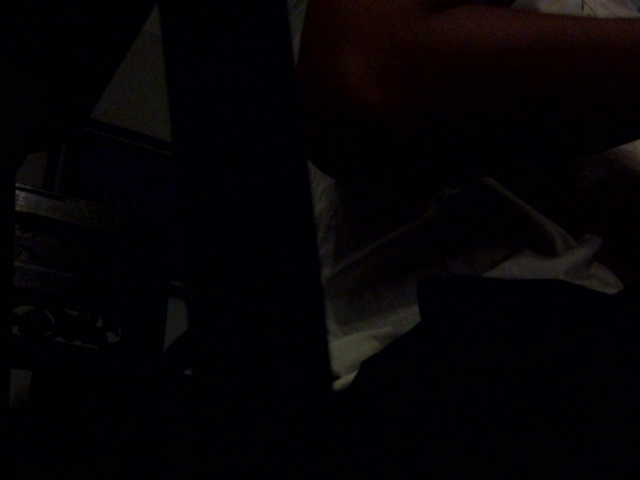
#> input picture hasil_foto_NO_WARMUP_1764799474.jpg, 640 x 480 px, given as the content of the folder ../hasil_foto_NO_WARMUP_1764799474.jpg, which was not available
$ python calib_hsv.py ../hasil_foto_NO_WARMUP_1764799474.jpg
#> lines starting #> are read from the running program, lines starting #| are printed output that depends on the picture; after the words box and inside, x2 and y2 are one past the last pixel; in counts of white or black regions, pixels touching at a corner belong together; pictures that were not available may be replaced by others from this repository, and a replacement may not be noted
#!/usr/bin/env python3
"""scripts/calib_hsv.py — Kalibrasi ambang HSV dari foto buoy asli.

Pemakaian:
  .venv/bin/python scripts/calib_hsv.py data/calib/

Membaca SEMUA gambar di folder (nama bebas, tapi disarankan mengandung
`hijau`/`merah` + `jauh`/`sedang`/`dekat`/`remang`/`terang`), lalu untuk
tiap foto melaporkan:
  - mean value (kecerahan 0..255) & saturasi global,
  - distribusi hue di area tengah (tempat buoy biasanya berada),
  - % piksel yang LOLOS gerbang HSV saat ini vs alternatif longgar.

Output diakhiri REKOMENDASI ambang baru (siap salin ke tuning_params.json).

Tidak butuh YOLO/kamera/Pixhawk — murni OpenCV + numpy.
"""

import glob
import os
import sys

ROOT = os.path.dirname(os.path.dirname(os.path.abspath(__file__)))
sys.path.insert(0, ROOT)

try:
    import cv2
    import numpy as np
except ImportError as e:
    print(f"Butuh opencv + numpy di .venv: {e}")
    sys.exit(1)

from app.detection_validation import (
    RED_HUE_MAX, RED_HUE_MIN2, GREEN_HUE_MIN, GREEN_HUE_MAX, MIN_VALUE,
)


def _stats(path):
    img = cv2.imread(path)
#> img is the input picture: shape (480, 640, 3); mean B, G, R 4.7, 3, 5
    if img is None:
        return None
    hsv = cv2.cvtColor(img, cv2.COLOR_BGR2HSV)
#> hsv: shape (480, 640, 3); mean H, S, V 95, 198, 6.8
    hue, sat, val = hsv[:, :, 0], hsv[:, :, 1], hsv[:, :, 2]
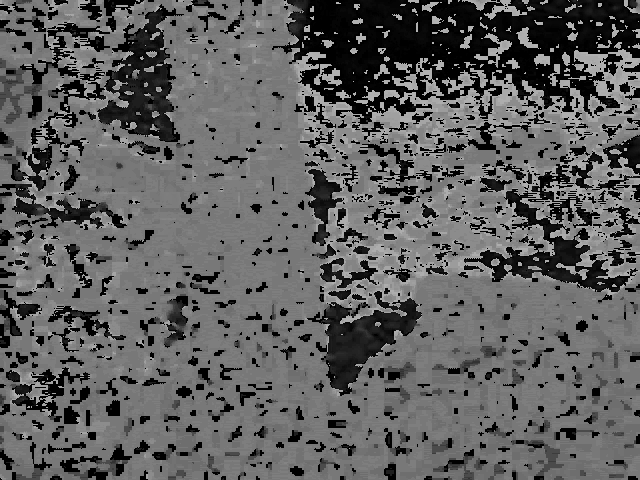
#> hue: shape (480, 640); min 0, max 179, mean 95
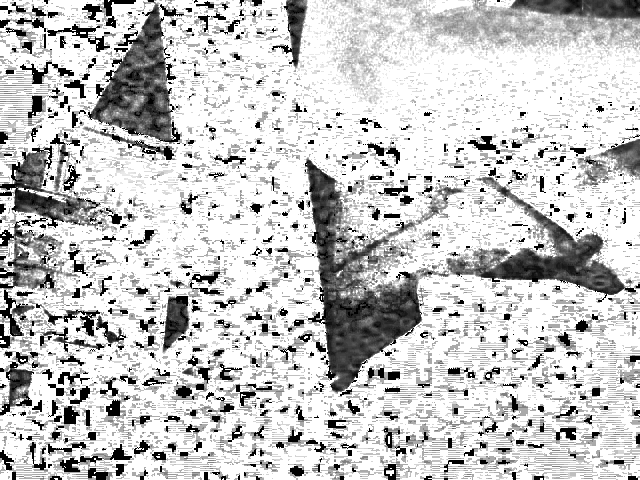
#> sat: shape (480, 640); min 0, max 255, mean 198
    h, w = hue.shape
#> h = 480; w = 640
    # Area tengah (buoy biasanya di tengah frame saat foto kalibrasi).
    cy, cx = h // 2, w // 2
#> cy = 240; cx = 320
    crop = (slice(cy - h // 4, cy + h // 4), slice(cx - w // 4, cx + w // 4))
    ch, cs, cv_ = hue[crop], sat[crop], val[crop]
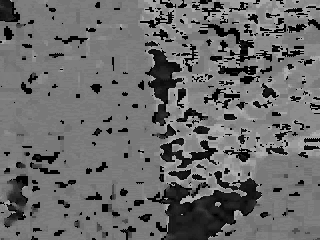
#> ch: shape (240, 320); min 0, max 177, mean 106.8
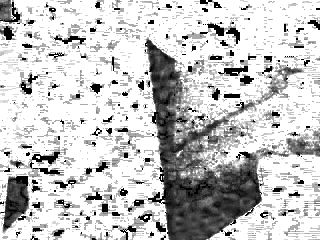
#> cs: shape (240, 320); min 0, max 255, mean 196.3
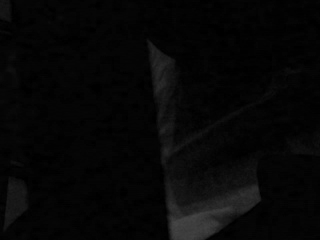
#> cv_: shape (240, 320); min 0, max 71, mean 6.6
    out = {
        "file": os.path.basename(path),
        "mean_v": float(val.mean()),
        "mean_s": float(sat.mean()) / 255.0,
        "center_v": float(cv_.mean()),
        "center_s": float(cs.mean()) / 255.0,
    }
#> out = {'file': 'hasil_foto_NO_WARMUP_1764799474.jpg', 'mean_v': 6.79, 'mean_s': 0.777, 'center_v': 6.65, 'center_s': 0.77}
    # % piksel tengah yang lolos tiap varian gerbang.
    for tag, gmin, gmax in (("hijau_35-85", 35, 85),
                            ("hijau_25-95", 25, 95),
                            ("merah", None, None)):
        if tag == "merah":
            hue_ok = (ch <= RED_HUE_MAX) | (ch >= RED_HUE_MIN2)
        else:
            hue_ok = (ch >= gmin) & (ch <= gmax)
        for smin, vmin in ((0.35, 40), (0.20, 20)):
            mask = hue_ok & (cs >= int(smin * 255)) & (cv_ >= vmin)
            out[f"{tag}_S{smin}_V{vmin}"] = float(mask.mean()) * 100.0
#> this loop made 3 passes
#> pass 1, in _stats, `hue_ok = (ch >= gmin) & (ch <= gmax)`:
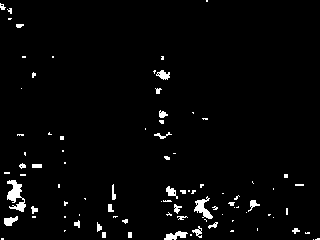
#> hue_ok: shape (240, 320) bool; 2.7% white; 89 white regions (60 under 20 px), largest, box (x1, y1, x2, y2) and area: (7, 180, 26, 212) 313, (194, 196, 213, 219) 189, (164, 231, 188, 240) 124
#> pass 3, in _stats, `hue_ok = (ch <= RED_HUE_MAX) | (ch >= RED_HUE_MIN2)`:
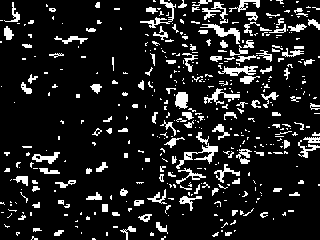
#> hue_ok: shape (240, 320) bool; 12.1% white; 448 white regions (318 under 20 px), largest, box (x1, y1, x2, y2) and area: (176, 143, 218, 169) 270, (200, 24, 240, 44) 235, (218, 66, 258, 76) 215
#> after the loop, out = 11 items
    return out


def main(folder):
    paths = sorted(sum((glob.glob(os.path.join(folder, e))
                        for e in ("*.jpg", "*.jpeg", "*.png")), []))
    if not paths:
        print(f"Tidak ada gambar di {folder}")
        sys.exit(1)
    rows = [r for r in (_stats(p) for p in paths) if r]
#> rows = 1 item
    print(f"{'file':34s} {'Vglob':>6s} {'Sglob':>6s} "
          f"{'H35-85 ketat':>12s} {'H35-85 longgar':>14s} "
          f"{'H25-95 longgar':>14s} {'merah longgar':>13s}")
    for r in rows:
        print(f"{r['file']:34s} {r['mean_v']:6.0f} {r['mean_s']:6.2f} "
              f"{r['hijau_35-85_S0.35_V40']:11.1f}% "
              f"{r['hijau_35-85_S0.2_V20']:13.1f}% "
              f"{r['hijau_25-95_S0.2_V20']:13.1f}% "
              f"{r['merah_S0.2_V20']:12.1f}%")
#> this loop made 1 pass
#| hasil_foto_NO_WARMUP_1764799474.jpg      7   0.78         0.0%           1.0%           2.5%          0.2%
    # Rekomendasi otomatis dari foto paling gelap.
    gelap = min(rows, key=lambda r: r["mean_v"])
#> gelap = 11 items
    print("\n--- REKOMENDASI ---")
    print(f"Foto tergelap: {gelap['file']} (V global {gelap['mean_v']:.0f})")
#| Foto tergelap: hasil_foto_NO_WARMUP_1764799474.jpg (V global 7)
    if gelap["mean_v"] < 80:
        print("Frame GELAP -> P4-A aktif saat lomba sore/remang. Saran:")
        print('  "BUOY_ADAPTIVE_ENABLED": true,')
        print('  "BUOY_BRIGHTNESS_THRESHOLD": 80,')
        hijau = gelap["hijau_25-95_S0.2_V20"]
#> hijau = 2.51
        print(f"  Hijau H25-95 longgar lolos {hijau:.1f}% "
              f"({'CUKUP' if hijau > 15 else 'KURANG — perlu retrain/foto ulang'})")
#|   Hijau H25-95 longgar lolos 2.5% (KURANG — perlu retrain/foto ulang)
    else:
        print("Semua foto TERANG (V >= 80) -> jalur normal cukup; "
              "uji lagi dengan foto remang asli bila lomba sore hari.")


if __name__ == "__main__":
    main(sys.argv[1] if len(sys.argv) > 1 else "data/calib")

$ run again, on hasil_foto_NO_WARMUP_1764799589.jpg
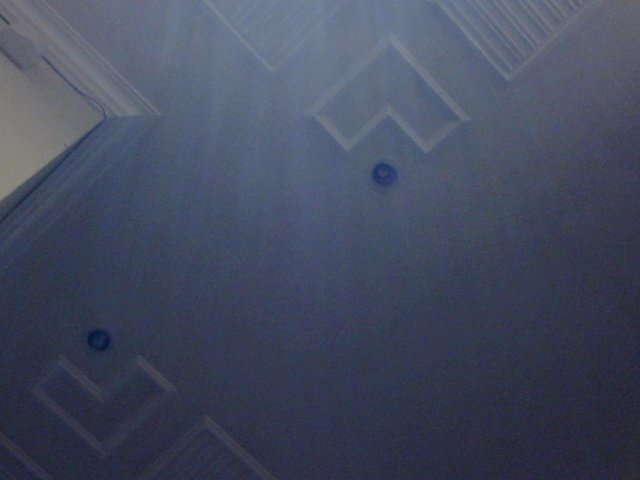
#> input picture hasil_foto_NO_WARMUP_1764799589.jpg, 640 x 480 px, given as the content of the folder ../hasil_foto_NO_WARMUP_1764799589.jpg, which was not available
#> in _stats, img is the input picture: shape (480, 640, 3); mean B, G, R 95, 74.7, 67.9
#> hsv: shape (480, 640, 3); mean H, S, V 112, 76.3, 95.1
#> in _stats, `ch, cs, cv_ = hue[crop], sat[crop], val[crop]`:
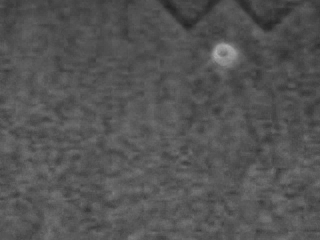
#> cs: shape (240, 320); min 36, max 174, mean 83.9
#> in _stats, `ch, cs, cv_ = hue[crop], sat[crop], val[crop]`:
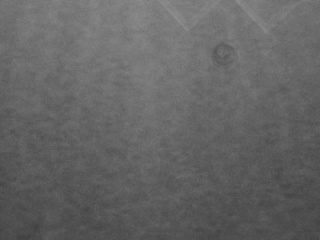
#> cv_: shape (240, 320); min 64, max 142, mean 100.5
#> in _stats, `out = { "file": os.path.basename(path), "mean_v": float(val.mean()), "..`: out = {'file': 'hasil_foto_NO_WARMUP_1764799589.jpg', 'mean_v': 95.07, 'mean_s': 0.299, 'center_v': 100.5, 'center_s': 0.329}
#> after the loop in _stats, `for tag, gmin, gmax in (("hijau_35-85", 35, 85),`: out = 11 items
#> rows = 1 item
#> the loop in main, `for r in rows:` made 1 pass
#| hasil_foto_NO_WARMUP_1764799589.jpg     95   0.30         0.0%           0.0%           0.0%          0.0%
#> gelap = 11 items
#| Foto tergelap: hasil_foto_NO_WARMUP_1764799589.jpg (V global 95)
